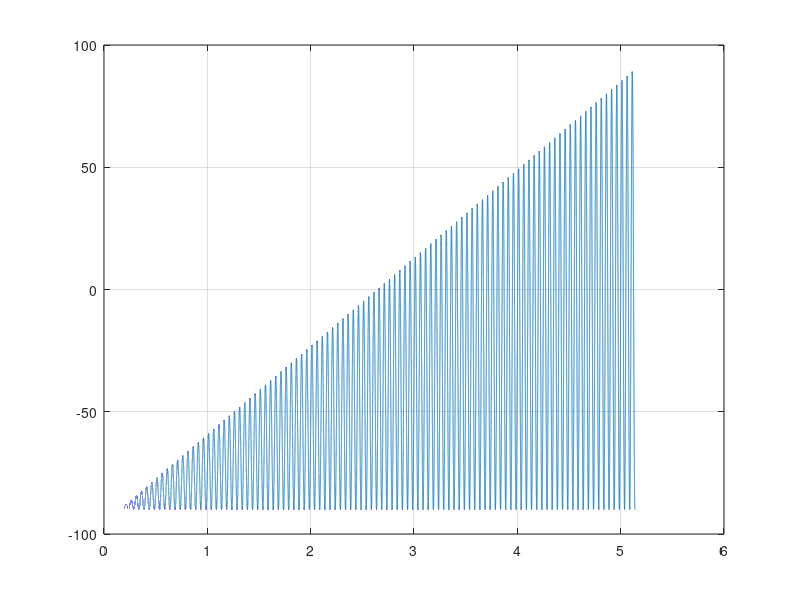
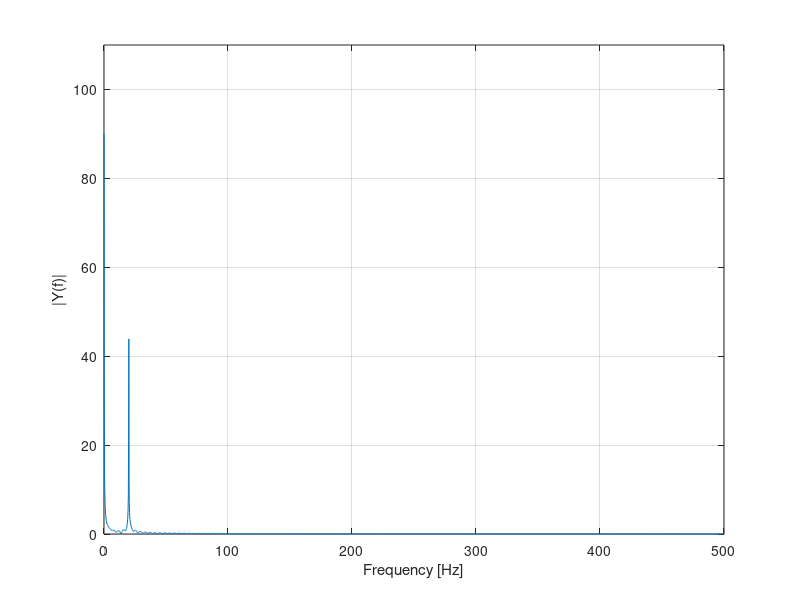

Here is the MATLAB script that generated these plots, in order:
%close all;
clear all;

Ts = 1e-5;
Fs = 1/Ts;

FREQ = 20;
NumOfCycles = 100;

input_signal = 7; %1 for small sine amp, 2 for large sine amp, 3 for PE input, 4 for PRBN signal, 5 for double PE

switch input_signal
    case 1
        t = 0:Ts:NumOfCycles/FREQ-Ts;
        y = 10*sin(2*pi*FREQ*t);
        
    case 2
        
        t = 0:Ts:NumOfCycles/FREQ-Ts;
        y = 90*sin(2*pi*FREQ*t);
        
    case 3
        

        Range = 180; %The input range
        
        NumOfCycles = NumOfCycles+1;
        
        listOfMaximums = linspace(0,Range,NumOfCycles);
        
        t =0:Ts:(NumOfCycles-1)/FREQ-Ts;
        
        y = 0.5+0.5*sawtooth(FREQ*2*pi*t,0.5);
        stair_output = zeros(1,length(t));
        n_cycles = 0;
        length_of_cycle = length(0:Ts:1/FREQ-Ts);
        while (n_cycles < NumOfCycles-1)
            for i=1:length_of_cycle
                stair_output(n_cycles*length_of_cycle+i) = listOfMaximums(n_cycles+2);
            end
            n_cycles = n_cycles+1;
        end
        
        if((NumOfCycles-1)*length_of_cycle < length(t))
            difference = length(t) - (NumOfCycles-1)*length_of_cycle;
            stair_output((NumOfCycles-1)*length_of_cycle:length(t)) = stair_output(end-difference);
        end
        
%         y_zero = linspace(-90,-90,15000);
        y = y.*stair_output-90;
%         y = [y_zero,y];
%         t = 0:Ts:(Ts*length(y)-Ts);
        
        %T = [0 1 2 3 4 5];
        %ytest = [1 1 1 4 4 4];
        
        
        
        %[xx, yy] = stairs(T,ytest);
%         plot(t,y)



    case 4
        
        %Ts = 0.20e-4; % Sampling period

        ul = -1.0; % (-)  Lower amplitude level
        uh = +1.0; % (-)  Upper amplitude level
        n = 5   ; % Order -> length of signal
        fc = 20;  % (Hz) Center frequency (1/2 bandwidth)
        u = generate_prbs_signal(fc,ul,uh,n,Ts);
        t = 0:Ts:(length(u)-1)*Ts;

        u_sync = zeros(size(u)); % Generate syncronization signal
        u_sync(1) = 1;

        U = [u; u_sync];

        AMP = 85.0; % Rescale amplitude (from 1 to AMP)

%         simin.time = [];
%         simin.signals.values = AMP*U';
%         simin.signals.dimensions = size(U,1);

        wc = 2*pi*(10);
        A = [0 1; -wc^2 -sqrt(2)*wc];
        B = [0; wc^2];
        C = [1 0; 0 1];
        D = 0;
        Wlp_ref = ss(A,B,C,D);

        y = lsim(Wlp_ref,AMP*u,t);
        y = y(:,1)';
        y = y(1:72380);
        t = 0:Ts:(length(y)-1)*Ts;
%         figure(1);clf(1);
%         plot(t,y(:,1));
%         
%         figure(2);clf(2);
%         plot(t,u);

    case 5
        
        Range = 180; %The input range
        
        NumOfCycles = NumOfCycles+1;
        
        listOfMaximums = linspace(0,Range,NumOfCycles);
        
        t =0:Ts:(NumOfCycles-1)/FREQ-Ts;
        
        y = 0.5+0.5*sawtooth(FREQ*2*pi*t,0.5);
        stair_output = zeros(1,length(t));
        n_cycles = 0;
        length_of_cycle = length(0:Ts:1/FREQ-Ts);
        while (n_cycles < NumOfCycles-1)
            for i=1:length_of_cycle
                stair_output(n_cycles*length_of_cycle+i) = listOfMaximums(n_cycles+2);
            end
            n_cycles = n_cycles+1;
        end
        
        if((NumOfCycles-1)*length_of_cycle < length(t))
            difference = length(t) - (NumOfCycles-1)*length_of_cycle;
            stair_output((NumOfCycles-1)*length_of_cycle:length(t)) = stair_output(end-difference);
        end
        
        y_1 = y.*stair_output;
        y_2 = linspace(0,180,0.5/(Ts*FREQ));
        y_3 = -1*y.*stair_output+180;
        y_4 = linspace(180,0,0.5/(Ts*FREQ));
        
        y = [y_1 y_2 y_3 y_4];
        y = y-90;
        
%         t = 0:Ts:(Ts*length(y)-Ts);
        
        %[xx, yy] = stairs(T,ytest);
%         plot(t,y)
   

    case 6
        
        t = 0:Ts:NumOfCycles/FREQ-Ts;
        y = zeros(1,length(t))-90;
        
    case 7
        
        t = 0:Ts:NumOfCycles/FREQ-Ts-(1/4)/FREQ;
        gain = linspace(0,90,length(t));
        y = gain.*sin(2*pi*FREQ*t)+gain -90;
        

end



L = length(y);

NFFT = 2^nextpow2(L); % Next power of 2 from length of y
Y = fft(y,NFFT)/L;
f = Fs/2*linspace(0,1,NFFT/2+1);

figure(2);clf(2);
plot(f,2*abs(Y(1:NFFT/2+1)))
axis([0 500 0 110]);
grid on;
xlabel('Frequency [Hz]');
ylabel('|Y(f)|');

y_zero = linspace(y(1),y(1),15000);
y = [y_zero,y];
t = 0:Ts:(Ts*length(y)-Ts);

Ts = (t(2)-t(1));
Fs = 1/Ts;

figure(1);clf(1);
plot(t,y)
grid on;

simin.time = [];
simin.signals.values = y';
simin.signals.dimensions = 1;
